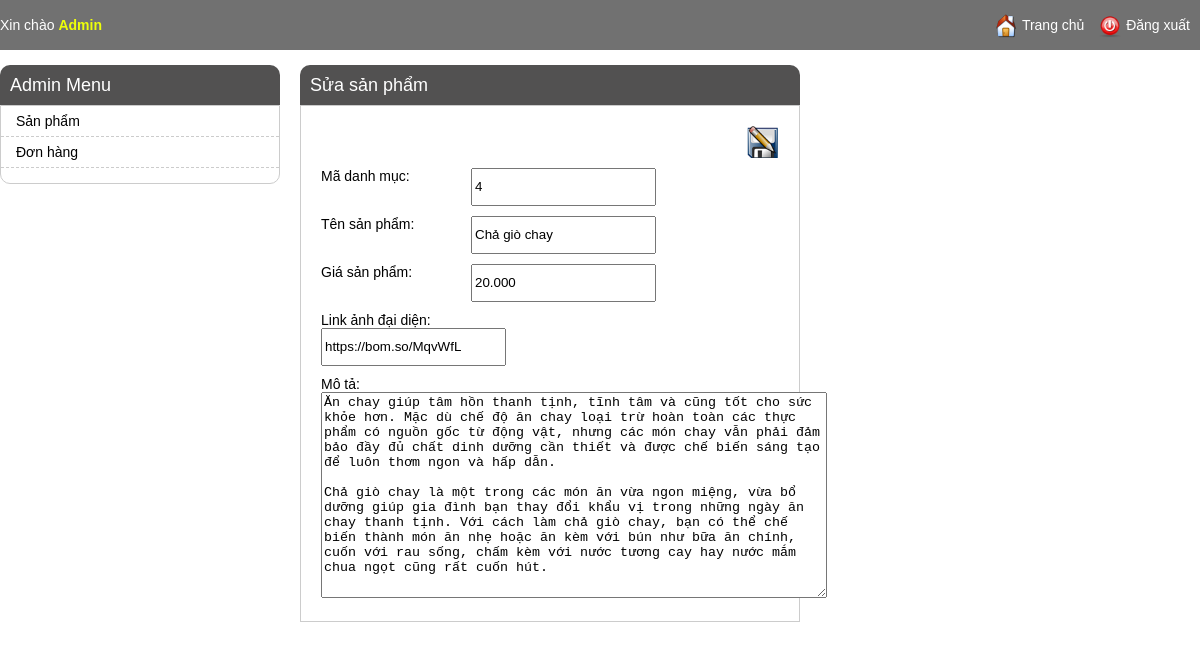
The app's page /AppFood/admin/product_editing.php?id=11 (signed in) with its own data.
### tables this page shows
CREATE TABLE `mon` (
  `id` int(10) NOT NULL,
  `madanhmuc` int(10) NOT NULL,
  `tenmon` varchar(100) NOT NULL,
  `hinhmon` varchar(255) NOT NULL,
  `gia` double NOT NULL,
  `mota` varchar(1000) NOT NULL
);

### AppFood/admin/product_editing.php (the view, shortened to what this page needs)
<?php
include 'header.php';
if (!empty($_SESSION['current_user'])) {
    ?>
    <div class="main-content">
    <h1><?= !empty($_GET['id']) ? ((!empty($_GET['task']) )? : "Sửa sản phẩm") : "Thêm sản phẩm" ?></h1>
        <div id="content-box">
            <?php
            if (isset($_GET['action']) && ($_GET['action'] == 'add' || $_GET['action'] == 'edit')) {
                if (isset($_POST['tenmon']) && !empty($_POST['tenmon']) && isset($_POST['gia']) && !empty($_POST['gia'])) {
                    if (empty($_POST['tenmon'])) {
                        $error = "Bạn phải nhập tên sản phẩm";
                    } elseif (empty($_POST['gia'])) {
                        $error = "Bạn phải nhập giá sản phẩm";
                    } elseif (!empty($_POST['gia']) && is_numeric(str_replace('.', '', $_POST['gia'])) == false) {
                        $error = "Giá nhập không hợp lệ";
                    }
                    if (isset($_POST['hinhmon']) && !empty($_POST['hinhmon']['tenmon'][0])) {
                        if (!empty($result['errors'])) {
                            $error = $result['errors'];
                        } else {
                            $image = $result['path'];
                        }
                    }
                    if (!isset($image) && !empty($_POST['hinhmon'])) {
                        $image = $_POST['hinhmon'];
                    }
                    if (!isset($error)) {
                        if ($_GET['action'] == 'edit' && !empty($_GET['id'])) {
                            $result = mysqli_query($con, "UPDATE `mon` SET `madanhmuc` = '" .$_POST['madanhmuc']. "',`tenmon` =  '" . $_POST['tenmon'] . "',  `hinhmon` =  '" . $_POST['hinhmon'] . "', `gia` ='". $_POST['gia'] ."' WHERE `id` = '". $_GET['id'] ."'             " );
                        } else {
                            $result = mysqli_query($con, "INSERT INTO `mon`( `madanhmuc`, `tenmon`, `hinhmon`, `gia`, `mota`) VALUES ('" . $_POST['madanhmuc'] . "','" . $_POST['tenmon'] . "','". $_POST['hinhmon']."','". $_POST['gia']."','".$_POST['mota']."')");
                        }
                        if (!$result) {
                            $error = "Có lỗi xảy ra trong quá trình thực hiện.";
                        }
                    }
                } else {
                    $error = "Bạn chưa nhập thông tin sản phẩm.";
                }
                ?>
                <div class = "container">
                    <div class = "error"><?= isset($error) ? $error : "Cập nhật thành công" ?></div>
                    <a href = "product_listing.php">Quay lại danh sách sản phẩm</a>
                </div>
                <?php
            } else {
                if (!empty($_GET['id'])) {
                    $result = mysqli_query($con, "SELECT * FROM `mon` WHERE `id` = " . $_GET['id']);
                    $product = $result->fetch_assoc();
                }
                ?>
                <form id="product-form" method="POST" action="<?= (!empty($product) && !isset($_GET['task'])) ? "?action=edit&id=" . $_GET['id'] : "?action=add" ?>"  enctype="multipart/form-data">
                    <input type="submit" title="Lưu sản phẩm" value="" />
                    <div class="wrap-field">
                        <label>Mã danh mục: </label>
                        <input type="text" name="madanhmuc" value="<?= (!empty($product) ? $product['madanhmuc'] : "") ?>" />
                    </div>
                    <div class="wrap-field">
                        <label>Tên sản phẩm: </label>
                        <input type="text" name="tenmon" value="<?= (!empty($product) ? $product['tenmon'] : "") ?>" />
                    </div>
                    <div class="wrap-field">
                        <label>Giá sản phẩm: </label>
                        <input type="text" name="gia" value="<?= (!empty($product) ? number_format($product['gia'], 0, ",", ".") : "") ?>" />
                    </div>
                    <div class="wrap-field">
                        <label>Link ảnh đại diện: </label>
                        <div class="right-wrap-field">
                        <input type="text" name="hinhmon" value="<?= (!empty($product) ? $product['hinhmon'] : "") ?>" />
                        </div>
                        <div class="wrap-field">
                        <label>Mô tả: </label>
                        <textarea name="mota" id="product-content"><?= (!empty($product) ? $product['mota'] : "") ?></textarea>
                    </div>
                    </div>
        <?php } ?>
                    </div>
        <?php } ?>
        </div>
    </div>

### AppFood/css/admin_style.css (style rules this page uses)
body { font-family: arial; padding: 0; margin: 0; font-size: 14px; }
h1 { text-align: center; }
.main-content { float: left; width: 500px; margin-left: 20px; }
.main-content h1 { margin: 0; text-align: left; background: #525151; color: #fff; font-size: 18px; font-weight: normal; line-height: 40px; border-radius: 10px 10px 0 0; padding: 0 10px; }
#content-box { border: 1px solid #ccc; padding: 20px; }
#product-form label { width: 150px; display: inline-block; float: left; }
#product-form input { margin-bottom: 10px; line-height: 32px; float: left; }
#product-form textarea { width: 500px; height: 200px; }
#product-form input[type=submit] { float: right; background: url('../images/save.png') center center no-repeat; background-size: 32px 32px; height: 32px; width: 32px; border: 0; cursor: pointer; }
.right-wrap-field { float: left; width: 75% }
.right-wrap-field input { float: none; }

### records on screen
mon: madanhmuc "4", tenmon "Chả giò chay", gia "20.000", hinhmon "https://bom.so/MqvWfL", mota "Ăn chay giúp tâm hồn thanh tịnh, tĩnh tâm và cũng tốt cho sức khỏe hơn. Mặc dù chế độ ăn chay loại trừ hoàn toàn các thực phẩm có nguồn gốc từ động vật, nhưng các món chay vẫn phải đảm bảo đầy đủ chất dinh dưỡng cần thiết và được chế biến sáng tạo để luôn thơm ngon và hấp dẫn. Chả giò chay là một trong các món ăn vừa ngon miệng, vừa bổ dưỡng giúp gia đình bạn thay đổi khẩu vị trong những ngày ăn chay thanh tịnh. Với cách làm chả giò chay, bạn có thể chế biến thành món ăn nhẹ hoặc ăn kèm với bún như bữa ăn chính, cuốn với rau sống, chấm kèm với nước tương cay hay nước mắm chua ngọt cũng rất cuốn hút."
